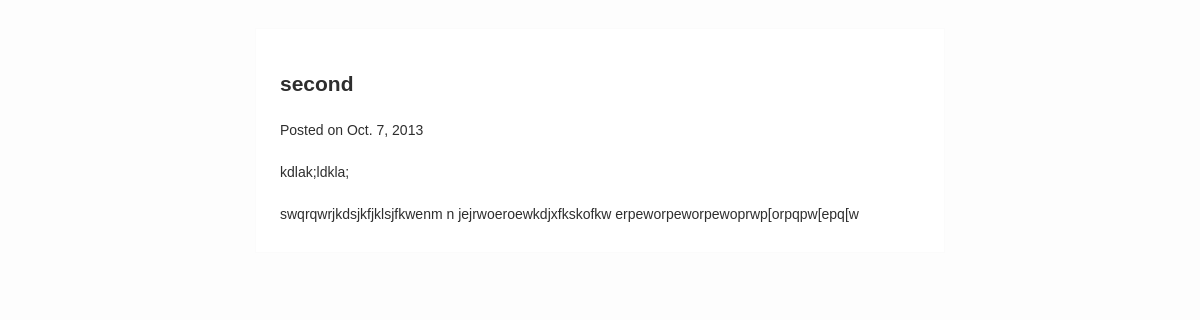
The app's page /second/ with its own data.
### blog/models.py (models this page shows, shortened)
class Post(models.Model):
	title = models.CharField(max_length = 255)
	slug = models.SlugField(unique = True, max_length = 255)
	description = models.CharField(max_length = 255)
	content = models.TextField()
	published = models.BooleanField(default = True)
	created = models.DateTimeField(auto_now_add = True)
	class Meta:
		ordering = ['-created']

### blog/views.py (the view)
# urls.py: url(r'^(?P<slug>[\w\-]+)/$', 'blog.views.post'),
def post(request, slug):
	post = get_object_or_404(Post, slug = slug)
	return render(request, 'blog/post.html', {'post': post})

### testBlog/templates/blog/post.html (shortened to what this page needs)
{% extends 'base.html' %}
{% block content %}
	<article>
		<header>
			<h1>{{post.title}}</h1>
			<p>
				Posted on
				<time datetime="{{post.created|date:'c'}}">
					{{post.created|date}}
				</time>
			</p>
		</header>
		<p class="description">
			{{post.description}}
		</p>
		{{post.content|safe}}
	</article>
{% endblock %}

### testBlog/static/style.css (style rules this page uses)
body { background-color: #fdfdfd; color: #2e2e2e; margin: 0; padding: 0; font-size: 14px; line-height: 28px; font-family: 'Helvetica Nueue', Helvetica, Arial, sans-serif; }

### records on screen
Post: title "second", created "Oct. 7, 2013", description "kdlak;ldkla;", content "swqrqwrjkdsjkfjklsjfkwenm n jejrwoeroewkdjxfkskofkw erpeworpeworpewoprwp[orpqpw[epq[w"
